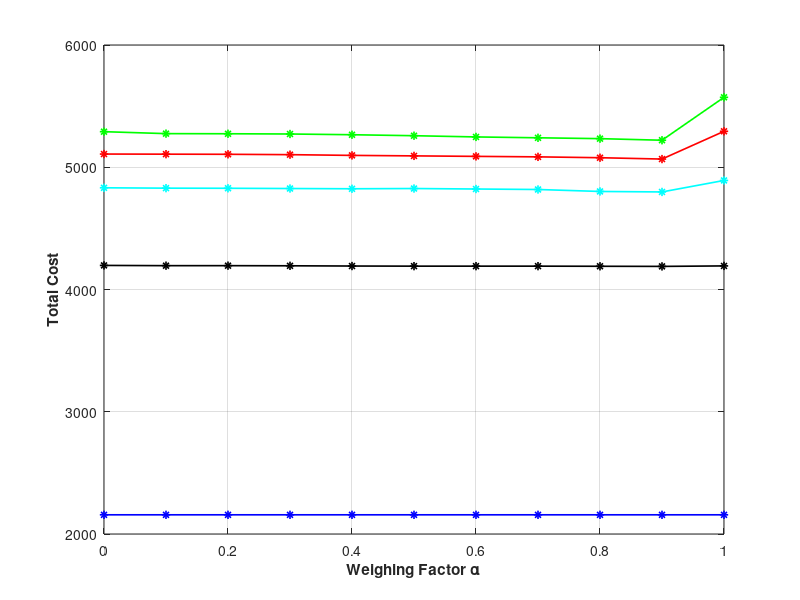

MATLAB code for this plot:
clc;
clear;

x=[0 0.1 0.2 0.3 0.4 0.5 0.6 0.7 0.8 0.9 1];
Y1100=[2157 2157 2157 2157 2157 2157 2157 2157 2157 2157 2157 ];
Y1200=[4197 4195 4195 4194 4192 4191 4191 4191 4190 4189 4193];
Y1300=[4832 4829 4828 4826 4824 4826 4822 4818 4802 4798 4892];
Y1400=[5108 5107 5106 5103 5097 5093 5089 5085 5078 5067 5294];
Y1500=[5291 5275 5274 5272 5266 5258 5248 5241 5234 5221 5572];
figure;
 h2 = plot(x,Y1100,'-*blue','LineWidth',1.2); hold on;
      plot(x,Y1200,'-*black','LineWidth',1.2);hold on;
      plot(x,Y1300,'-*c','LineWidth',1.2);    hold on;
      plot(x,Y1400,'-*red','LineWidth',1.2);   hold on;
      plot(x,Y1500,'-*green','LineWidth',1.2); hold on;
      
xlabel('Weighing Factor \alpha','FontWeight','bold');
ylabel('Total Cost','FontWeight','bold');
grid on;
